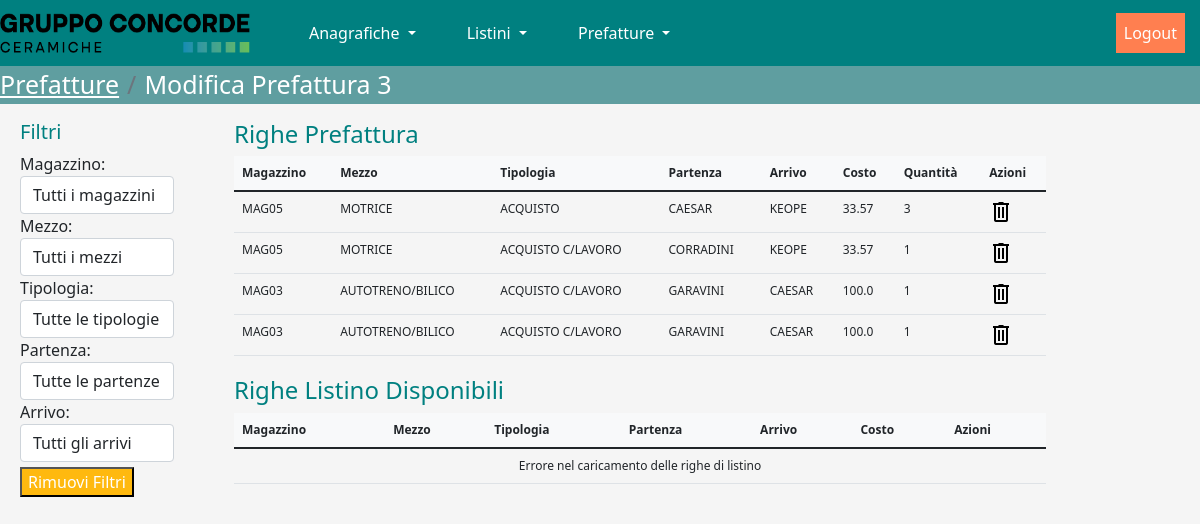
Page /main/edit_prefattura/3/ on the committed database.
### mainapp/models.py (models this page shows)
class Prefattura(models.Model):
    fattura_numero = models.IntegerField()
    fattura_data = models.DateField()
    fattura_documento = models.FileField(upload_to='documenti/')
    fattura_fornitore = models.ForeignKey(Fornitore, on_delete=models.PROTECT)
    fattura_utente = models.ForeignKey(User, on_delete=models.PROTECT)
    data_modifica = models.DateField(auto_now=True)

class PrefatturaRighe(models.Model):
    prefattura = models.ForeignKey(Prefattura, on_delete=models.PROTECT)
    riga_listino = models.ForeignKey(Listino, on_delete=models.PROTECT)
    quantita = models.IntegerField()

class Listino(models.Model):
    fornitore = models.ForeignKey(Fornitore, on_delete=models.PROTECT)
    magazzino = models.ForeignKey(Magazzino, on_delete=models.PROTECT) # mag = chi ti sta addebitando il viaggio
    mezzo = models.ForeignKey(Mezzo, on_delete=models.PROTECT)
    tipologia = models.ForeignKey(Tipologia, on_delete=models.PROTECT)
    partenza = models.ForeignKey(Zona, related_name="partenza", on_delete=models.PROTECT)
    arrivo = models.ForeignKey(Zona, related_name="arrivo", on_delete=models.PROTECT)
    data_ultimo_aggiornamento = models.DateField(default=datetime.date(1997, 12, 23))
    costo = models.FloatField(default=0.0)
    conto_contabile = models.CharField(max_length=25, default = '-')
    voce_spesa = models.CharField(max_length=10, blank=False, null=False)
    centro_costo = models.CharField(max_length=10, blank=False, null=False)
    data_upload = models.DateField(auto_now_add=True)
    class Meta:
        unique_together = ('fornitore', 'magazzino', 'mezzo', 'tipologia', 'partenza', 'arrivo')

class Magazzino(models.Model):
    magazzino_nome = models.CharField(max_length=128, blank=False, null=False)
    magazzino_lettera = models.CharField(max_length=1, blank=False, null=False, unique=True)
    societa = models.ManyToManyField(Societa)

class Mezzo(models.Model):
    mezzo_nome = models.CharField(max_length=128, blank=False, null=False, unique=True)

class Tipologia(models.Model):
    tipologia_nome = models.CharField(max_length=128, blank=False, null=False, unique=True)

class Zona(models.Model):
    zona_nome = models.CharField(max_length=128, blank=False, null=False, unique=True)

### mainapp/views.py (the view, shortened to what this page needs)
# urls.py: path('edit_prefattura/<int:pk>/', edit_prefattura, name='edit_prefattura'),
def edit_prefattura(request, pk):
    prefattura = get_object_or_404(Prefattura, pk=pk)
    righe_prefattura = PrefatturaRighe.objects.filter(prefattura=prefattura)
    magazzini = Magazzino.objects.values_list('id', 'magazzino_nome')
    mezzi = Mezzo.objects.values_list('id', 'mezzo_nome')
    tipologie = Tipologia.objects.values_list('id', 'tipologia_nome')
    partenze = Zona.objects.values_list('id', 'zona_nome')
    arrivi = Zona.objects.values_list('id', 'zona_nome')
    context = {
        'prefattura': prefattura,
        'righe_prefattura': righe_prefattura,
        'magazzini': magazzini,
        'mezzi': mezzi,
        'tipologie': tipologie,
        'partenze': partenze,
        'arrivi': arrivi,
    }
    return render(request, "mainapp/edit_prefattura.html", context)

### templates/mainapp/edit_prefattura.html (shortened to what this page needs)
{% extends 'base.html' %}
{% load static %}
{% block content %}
    {% include 'navbar.html' %}
    <nav aria-label="breadcrumb">
        <ol class="breadcrumb">
            <li class="breadcrumb-item"><a href="{% url 'mainapp:situazione_prefatture' %}">Prefatture</a></li>
            <li class="breadcrumb-item active" aria-current="page">Modifica Prefattura {{ prefattura.fattura_numero }}</li>
        </ol>
    </nav>
    <div id="container_prefattura">
        <div class="search-container">
            <h5 style="color: teal;">Filtri</h5>
            <form id="filtroForm">
                <div class="form-group">
                    <label for="magazzino">Magazzino:</label>
                    <select class="form-control" id="magazzino" name="magazzino">
                        <option value="">Tutti i magazzini</option>
                    </select>
                </div>
                <div class="form-group">
                    <label for="mezzo">Mezzo:</label>
                    <select class="form-control" id="mezzo" name="mezzo">
                        <option value="">Tutti i mezzi</option>
                    </select>
                </div>
                <div class="form-group">
                    <label for="tipologia">Tipologia:</label>
                    <select class="form-control" id="tipologia" name="tipologia">
                        <option value="">Tutte le tipologie</option>
                    </select>
                </div>
                <div class="form-group">
                    <label for="partenza">Partenza:</label>
                    <select class="form-control" id="partenza" name="partenza">
                        <option value="">Tutte le partenze</option>
                    </select>
                </div>
                <div class="form-group">
                    <label for="arrivo">Arrivo:</label>
                    <select class="form-control" id="arrivo" name="arrivo">
                        <option value="">Tutti gli arrivi</option>
                    </select>
                </div>
                <button type="button" style="background-color: #FFB90F; color:white; margin-top: 5px;" id="rimuoviFiltri">Rimuovi Filtri</button>
            </form>
        </div>
        <div class="table-container">
            <h4 style="color: teal;">Righe Prefattura</h4>
            <div class="scrollable-table">
                <table class="table table-hover dataTable">
                    <thead>
                        <tr>
                            <th scope="col">Magazzino</th>
                            <th scope="col">Mezzo</th>
                            <th scope="col">Tipologia</th>
                            <th scope="col">Partenza</th>
                            <th scope="col">Arrivo</th>
                            <th scope="col">Costo</th>
                            <th scope="col">Quantità</th>
                            <th scope="col">Azioni</th>
                        </tr>
                    </thead>
                    <tbody>
                        {% for riga in righe_prefattura %}
                        <tr>
                            <td>{{ riga.riga_listino.magazzino.magazzino_nome }}</td>
                            <td>{{ riga.riga_listino.mezzo.mezzo_nome }}</td>
                            <td>{{ riga.riga_listino.tipologia.tipologia_nome }}</td>
                            <td>{{ riga.riga_listino.partenza.zona_nome }}</td>
                            <td>{{ riga.riga_listino.arrivo.zona_nome }}</td>
                            <td>{{ riga.riga_listino.costo }}</td>
                            <td>{{ riga.quantita }}</td>
                            <td>
                                <div class="action-buttons">
                                    <form id="deleteForm_{{ riga.id }}" method="post" action="{% url 'mainapp:elimina_riga_prefattura' riga.id %}" style="display: inline;">
                                        <button type="button" class="personal-button" title="Elimina" onclick="confirmDelete({{ riga.id }})">
                                            <img src="{% static 'img/cestino.png' %}" width="24px" height="24">
                                        </button>
                                    </form>
                                </div>
                            </td>
                        </tr>
                        {% endfor %}
                    </tbody>
                </table>
            </div>
            <h4 style="color: teal;">Righe Listino Disponibili</h4>
            <div class="scrollable-table">
                <table class="table table-hover dataTable" id="righeListinoTable">
                    <thead>
                        <tr>
                            <th scope="col">Magazzino</th>
                            <th scope="col">Mezzo</th>
                            <th scope="col">Tipologia</th>
                            <th scope="col">Partenza</th>
                            <th scope="col">Arrivo</th>
                            <th scope="col">Costo</th>
                            <th scope="col">Azioni</th>
                        </tr>
                    </thead>
                    <tbody>
                    </tbody>
                </table>
            </div>
        </div>
    </div>
{% endblock %}

### static/style/style.css (style rules this page uses)
.personal-button { background-color: transparent; border: none; padding: 0; }
.breadcrumb { background-color: #5F9EA0 !important; max-height: 80px; }
.breadcrumb-item a { color: white; font-size: 25px; }
.breadcrumb-item.active { color: white; font-size: 25px; }
.table-container { width: 70%; margin-left: 20px; }
.search-container { width: 15%; margin-right: 20px; }
.action-buttons { display: flex; gap: 5px; }
.action-buttons form { margin: 0; }

### templates/mainapp/edit_prefattura.html (style rules this page uses)
#container_prefattura { width: 100%; margin: auto; display: flex; flex-wrap: wrap; padding-left: 20px; padding-right: 20px; }
.search-container { width: 20%; padding-right: 20px; }
.table-container { width: 80%; }
.scrollable-table { max-height: 200px; overflow-y: auto; margin-bottom: 20px; }
.scrollable-table table { width: 100%; }
.scrollable-table thead th { position: sticky; top: 0; background-color: #f8f9fa; z-index: 1; }
.table-container table thead th, .table-container table tbody td { font-size: 12px !important; }

### templates/base.html (style rules this page uses)
body { background-color: #f5f5f5; }

### rows in the picture
Prefattura: fattura_numero "3"
PrefatturaRighe: riga_listino.magazzino.magazzino_nome "MAG05", riga_listino.mezzo.mezzo_nome "MOTRICE", riga_listino.tipologia.tipologia_nome "ACQUISTO", riga_listino.partenza.zona_nome "CAESAR", riga_listino.arrivo.zona_nome "KEOPE", riga_listino.costo "33.57", quantita "3"
PrefatturaRighe: riga_listino.magazzino.magazzino_nome "MAG05", riga_listino.mezzo.mezzo_nome "MOTRICE", riga_listino.tipologia.tipologia_nome "ACQUISTO C/LAVORO", riga_listino.partenza.zona_nome "CORRADINI", riga_listino.arrivo.zona_nome "KEOPE", riga_listino.costo "33.57", quantita "1"
PrefatturaRighe: riga_listino.magazzino.magazzino_nome "MAG03", riga_listino.mezzo.mezzo_nome "AUTOTRENO/BILICO", riga_listino.tipologia.tipologia_nome "ACQUISTO C/LAVORO", riga_listino.partenza.zona_nome "GARAVINI", riga_listino.arrivo.zona_nome "CAESAR", riga_listino.costo "100.0", quantita "1"
PrefatturaRighe: riga_listino.magazzino.magazzino_nome "MAG03", riga_listino.mezzo.mezzo_nome "AUTOTRENO/BILICO", riga_listino.tipologia.tipologia_nome "ACQUISTO C/LAVORO", riga_listino.partenza.zona_nome "GARAVINI", riga_listino.arrivo.zona_nome "CAESAR", riga_listino.costo "100.0", quantita "1"
